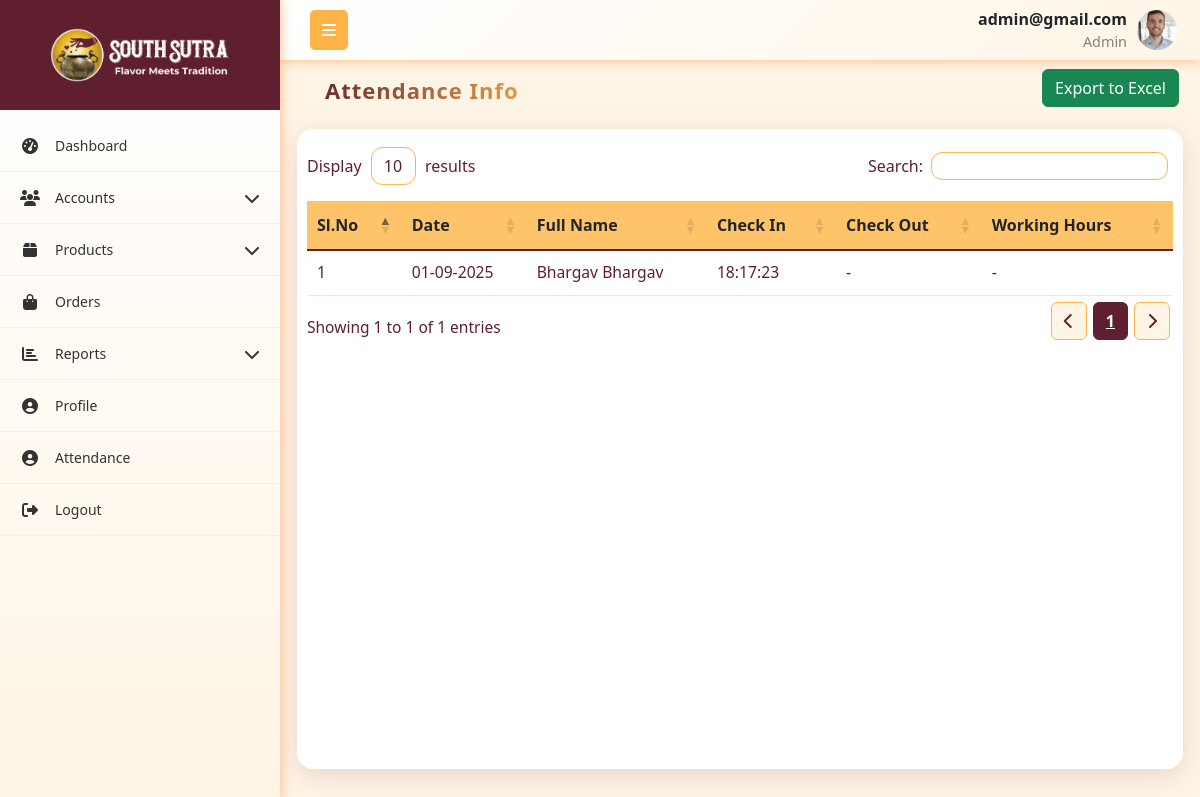
Screenshot of /attendance/ (signed in) with the database file from the repository.
### App1/models.py (models this page shows, shortened)
class User(models.Model):
    role = models.ForeignKey(Role,on_delete=models.CASCADE,related_name="role")
    username = models.CharField(max_length=255, unique=True)
    password = models.CharField(max_length=255)
    first_name = models.CharField(max_length=255)
    last_name = models.CharField(max_length=255)
    email = models.EmailField(unique=True)
    phone_number = models.CharField(max_length=15, unique=True)
    address = models.TextField()
    city = models.CharField(max_length=255)
    state = models.CharField(max_length=255)
    pincode = models.CharField(max_length=10)
    is_active = models.BooleanField(default=True)
    created_at = models.DateTimeField(auto_now_add=True)
    updated_at = models.DateTimeField(auto_now=True)
    profile_picture = models.ImageField(upload_to='profile_pictures/', null=True, blank=True)

class Role(models.Model):
    name = models.CharField(max_length=255, unique=True)
    created_at = models.DateTimeField(auto_now_add=True)
    updated_at = models.DateTimeField(auto_now=True)

class Attendance(models.Model):
    user = models.ForeignKey("User", on_delete=models.CASCADE, related_name="attendances")
    check_in = models.DateTimeField(null=True, blank=True)
    check_out = models.DateTimeField(null=True, blank=True)
    date = models.DateField(default=timezone.now)
    working_hours = models.DurationField(null=True, blank=True)  # store time difference

### App1/views.py (the view)
# urls.py: path('attendance/',attendance,name='attendance'),
def attendance(request):
    current_user, role_permission = get_logged_in_user(request)
    if not current_user:
        return redirect('login')
    if current_user.role.name.lower() == "admin":
        attendance_records = Attendance.objects.select_related("user").order_by("-date", "-check_in")
    else:
        attendance_records = Attendance.objects.filter(user=current_user).order_by("-date", "-check_in")
    context = {
        'current_user': current_user,
        'role_permission': role_permission,
        'attendance_records': attendance_records,
    }
    return render(request, 'company_admin/attendance.html', context)

### App1/views.py (called while the page is built)
def get_logged_in_user(request):
    username = request.session.get('current_user')
    if not username:
        return None
    try:
        user = User.objects.get(username=username)
        try:
            role_permission = RolePermissions.objects.get(role=user.role)
        except RolePermissions.DoesNotExist:
            role_permission = None
        return user, role_permission
    except User.DoesNotExist:
        return None, None

### templates/company_admin/attendance.html (shortened to what this page needs)
{% extends 'company_admin/base.html' %}
{% load static %}
{% block content %}
<link rel="stylesheet" href="https://cdn.datatables.net/1.13.4/css/dataTables.bootstrap5.min.css">
<link rel="stylesheet" href="https://cdn.datatables.net/responsive/2.4.1/css/responsive.bootstrap5.min.css">
<link rel="stylesheet" href="https://cdnjs.cloudflare.com/ajax/libs/font-awesome/6.4.0/css/all.min.css">
<div class="container mt-1">
    <div class="mb-0 p-0">
        <div class="d-flex justify-content-between flex-wrap m-1">
            <h5 class="header">Attendance Info</h5>
            <div>
                <div style="position: relative; display: inline-block;">
                    <button onclick="toggleColumnSelector()" class="btn btn-success">Export to Excel</button>
                </div>
            </div>
        </div>
    </div>
<div class="custom-card">
    <table id="attendancetable" class="table align-middle" style="width:100%">
        <thead class="table-header">
            <tr>
                <th>Sl.No</th>
                <th>Date</th>
                {% if current_user.role.name|lower == "admin" %}
                    <th>Full Name</th>
                {% endif %}
                <th>Check In</th>
                <th>Check Out</th>
                <th>Working Hours</th>
            </tr>
        </thead>
        <tbody>
            {% for record in attendance_records %}
            <tr>
                <td>{{ forloop.counter }}</td>
                <td>{{ record.date|date:"d-m-Y" }}</td>
                {% if current_user.role.name|lower == "admin" %}
                    <td>{{ record.user.first_name }} {{ record.user.last_name }}</td>
                {% endif %}
                <td>{{ record.check_in|date:"H:i:s" }}</td>
                <td>{{ record.check_out|date:"H:i:s"|default:"-" }}</td>
                <td>
                    {% if record.working_hours %}
                        {{ record.working_hours }}
                    {% else %}
                        -
                    {% endif %}
                </td>
            </tr>
            {% empty %}
            <tr>
                <td colspan="6" class="text-center">No attendance records found.</td>
            </tr>
            {% endfor %}
        </tbody>
    </table>
</div>
</div>
{% endblock content %}

### templates/company_admin/base.html (shortened to what this page needs)
{% load static %}
<!DOCTYPE html>
<html lang="en">
<head>
    <link href="https://cdnjs.cloudflare.com/ajax/libs/bootstrap/5.3.0/css/bootstrap.min.css" rel="stylesheet">
    <link href="https://cdnjs.cloudflare.com/ajax/libs/font-awesome/6.4.0/css/all.min.css" rel="stylesheet">
    <link rel="stylesheet" href="https://cdn.datatables.net/1.13.4/css/dataTables.bootstrap5.min.css">
    <link rel="stylesheet" href="https://cdn.datatables.net/responsive/2.4.1/css/responsive.bootstrap5.min.css">
    <link rel="stylesheet" href="{% static 'css/alert.css' %}">
</head>
<body>
    <nav class="top-navbar">
        <div class="navbar-container">
            <div class="navbar-left">
                <button class="sidebar-toggle" id="sidebarToggle">
                    <i class="fas fa-bars"></i>
                </button>
            </div>
            <div class="navbar-right me-2">
                <div class="navbar-user-info">
                    <span class="username">{{current_user.username}}</span>
                    <span class="role">{{current_user.role.name}}</span>
                </div>
                {% if current_user.profile_picture %}
                    <img src="{{ current_user.profile_picture.url }}"
                        alt="{{ current_user.get_full_name }}"
                        class="navbar-profile-img">
                {% else %}
                     <div class="navbar-profile-fallback">
                        {{ current_user.first_name|first|upper }}{{ current_user.last_name|first|upper }}
                    </div>
                {% endif %}
            </div>
        </div>
    </nav>
    <nav class="sidebar" id="sidebar">
        <div class="sidebar-logo-container">
            <img src="{% static 'images/logo.png' %}" alt="Company Logo"  class="logo">
        </div>
        <ul class="nav flex-column sidebar-nav">
            {% if role_permission.dashboard_v %}
            <li class="nav-item">
                <a class="nav-link" href="{% url 'dashboard' %}">
                    <i class="fas fa-tachometer-alt nav-icon"></i>
                    <span class="nav-text">Dashboard</span>
                </a>
            </li>
            {% endif %}
            {% if role_permission.roles_v or role_permission.users_v or role_permission.customer_v %}
            <li class="nav-item">
                <a class="nav-link" href="#">
                    <i class="fas fa-users nav-icon"></i>
                    <span class="nav-text">Accounts</span>
                    <i class="fas fa-chevron-down arrow"></i>
                </a>
            </li>
            {% endif %}
            {% if role_permission.category_v or role_permission.all_products_v or role_permission.daily_production_v or role_permission.inventory_v %}
            <li class="nav-item">
                <a class="nav-link" href="#">
                    <i class="fas fa-box nav-icon"></i>
                    <span class="nav-text">Products</span>
                    <i class="fas fa-chevron-down arrow"></i>
                </a>
            </li>
            {% endif %}
            {% if role_permission.orders_v %}
            <li class="nav-item">
                <a class="nav-link" href="{% url 'order_table' %}">
                    <i class="fas fa-shopping-bag nav-icon"></i>
                    <span class="nav-text">Orders</span>
                </a>
            </li>
            {% endif %}
            {% if role_permission.s_reports_v or role_permission.c_reports_v %}
            <li class="nav-item">
                <a class="nav-link" href="#">
                    <i class="fas fa-chart-bar nav-icon"></i>
                    <span class="nav-text">Reports</span>
                    <i class="fas fa-chevron-down arrow"></i>
                </a>
            </li>
            {% endif %}
            <li class="nav-item">
                <a class="nav-link" href="{% url 'profile' %}">
                    <i class="fas fa-user-circle nav-icon"></i>
                    <span class="nav-text">Profile</span>
                </a>
            </li>
            <li class="nav-item">
                <a class="nav-link" href="{% url 'attendance' %}">
                    <i class="fas fa-user-circle nav-icon"></i>
                    <span class="nav-text">Attendance</span>
                </a>
            </li>
            <li class="nav-item">
                <a class="nav-link" href="{% url 'logout' %}" onclick="return confirm('Are you sure?');" >
                    <i class="fas fa-sign-out-alt nav-icon"></i>
                    <span class="nav-text">Logout</span>
                </a>
            </li>
        </ul>
    </nav>
    <main class="main-content" id="mainContent">
        {% block content %}{% endblock %}
    </main>
</body>
</html>

### templates/company_admin/base.html (style rules this page uses)
:root { --primary-red: #601F2F; --primary-orange: #ffb347; --accent-yellow: #fc3; --light-orange: #fff5e6; --dark-red: #4a1824; --sidebar-width: 280px; --sidebar-collapsed: 60px; }
* { box-sizing: border-box; }
body { font-family: 'Segoe UI', Tahoma, Geneva, Verdana, sans-serif; background-color: #f8f9fa; margin: 0; padding: 0; overflow-x: hidden; }
.top-navbar { background: linear-gradient(135deg, white 0%, var(--light-orange) 100%); box-shadow: 0 2px 10px rgba(255, 106, 0, 0.35); position: fixed; top: 0; left: var(--sidebar-width); right: 0; z-index: 1030; height: 60px; padding: 0; transition: left 0.3s ease; }
.navbar-container { display: flex; align-items: center; justify-content: space-between; height: 100%; padding: 0 15px; max-width: 100%; }
.navbar-left { display: flex; align-items: center; flex-shrink: 0; }
.sidebar-toggle { background: var(--primary-orange); border: none; color: white; padding: 8px 12px; border-radius: 5px; margin-left: 15px; cursor: pointer; }
.navbar-right { flex-shrink: 0; display: flex; align-items: center; gap: 10px; }
.navbar-profile-img { width: 40px; height: 40px; border-radius: 50%; object-fit: cover; }
.navbar-user-info { display: flex; flex-direction: column; align-items: flex-end; }
.navbar-user-info .username { font-weight: 600; }
.navbar-user-info .role { font-size: 0.9rem; color: gray; }
.sidebar { position: fixed; top: 0; left: 0; height: 100vh; width: var(--sidebar-width); background: linear-gradient(180deg, white 0%, var(--light-orange) 100%); transform: translateX(0); transition: width 0.3s ease; z-index: 1040; overflow-y: auto; box-shadow: 2px 0 10px rgba(255, 106, 0, 0.35); display: flex; flex-direction: column; }
.sidebar-logo-container { display: flex; align-items: center; justify-content: center; height: 110px; width: 100%; background-color: #601F2F; margin-bottom: 10px; transition: opacity 0.3s, height 0.3s, margin-bottom 0.3s; }
.sidebar-logo-container .logo { width: 200px; height: auto; background: transparent; padding: 8px 10px; }
.sidebar:not(.collapsed) .sidebar-logo-container { opacity: 1; height: 110px; margin-bottom: 10px; }
.sidebar-nav { padding: 0; margin: 0; list-style: none; flex: 1 1 auto; }
.nav-item { border-bottom: 1px solid rgba(255, 179, 71, 0.2); }
.nav-link { color: #333; padding: 15px 20px; display: flex; align-items: center; text-decoration: none; transition: all 0.3s ease; position: relative; cursor: pointer; }
.nav-icon { width: 20px; margin-right: 15px; text-align: center; font-size: 16px; }
.nav-text { flex-grow: 1; font-size: 14px; }
.arrow { transition: transform 0.3s ease; margin-left: auto; }
.main-content { margin-top: 60px; padding: 5px; transition: margin-left 0.3s ease; min-height: calc(100vh - 60px); }
@media (min-width: 768px) { .sidebar { transform: translateX(0); top: 0; height: 100vh; } }
@media (min-width: 768px) { .main-content { margin-left: var(--sidebar-width); } }

### templates/company_admin/attendance.html (style rules this page uses)
:root { --primary-red: #601F2F; --primary-orange: #ffb347; --accent-yellow: #fc3; --light-orange: #fff5e6; --dark-red: #4a1824; --sidebar-width: 280px; --sidebar-collapsed: 60px; }
body { background-color: var(--light-orange); font-family: 'Segoe UI', sans-serif; }
.header { min-width: 30%; color: transparent; font-size: 22px !important; font-weight: 700 !important; border-radius: 12px; padding: 8px 24px !important; letter-spacing: 1px; border: none; background-image: linear-gradient(90deg, var(--primary-red), var(--primary-orange)); -webkit-background-clip: text; -webkit-text-fill-color: transparent; background-clip: text; }
.custom-card { border-radius: 16px; border: none; box-shadow: 0 8px 32px rgba(96,31,47,0.13), 0 1.5px 8px rgba(255,179,71,0.08); padding: 18px 10px; background: #fff; min-height: 80vh; margin-top: 10px; animation: fadeInUp 0.7s ease-out both; }
table.dataTable { width: 100%; border-collapse: collapse; background: #fff; border-radius: 12px; box-shadow: 0 1.5px 8px rgba(255,179,71,0.04); }
table.dataTable thead th { background-color: rgb(255, 195, 106); padding: 12px 10px; border-bottom: 2px solid var(--primary-red); font-size: 1rem; font-weight: 600; text-align: left; }
table.dataTable td { padding: 10px; font-size: 0.98rem; color: var(--primary-red); vertical-align: middle; border-bottom: 1px solid #f3e6d7; background: #fff; }
table.dataTable tr { transition: background 0.2s; }

### rows the page displays
User: username "admin@gmail.com", role.name "Admin", profile_picture (picture)
Attendance: date "01-09-2025", user.first_name "Bhargav", user.last_name "Bhargav", check_in "18:17:23", check_out "-"
